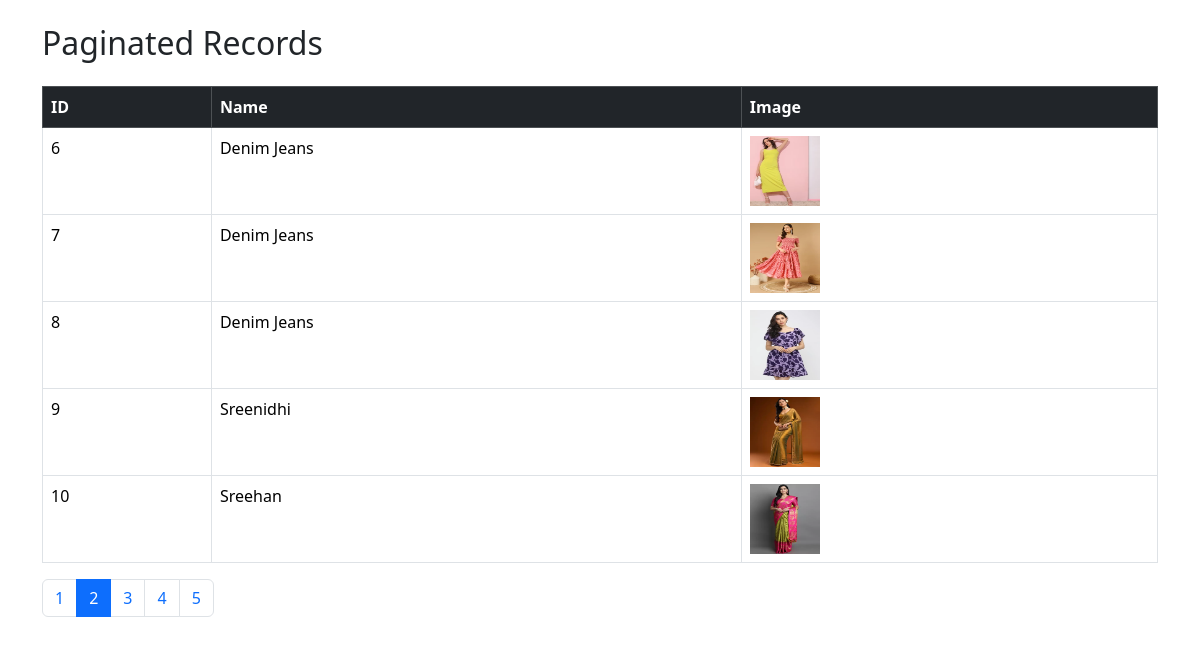
Page /admin/pagination.php?page=2 on the earlier database version.
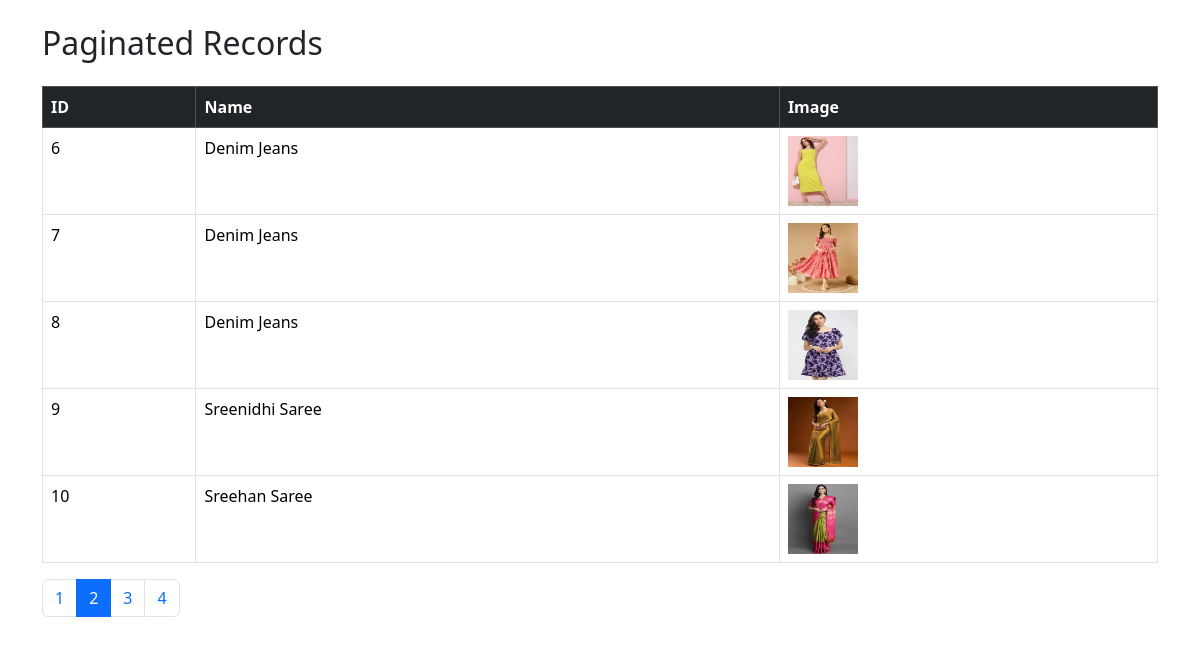
Same page on the later database version.
### tables this page shows
CREATE TABLE products (
    p_id INT AUTO_INCREMENT PRIMARY KEY,
    categories_id INT NOT NULL,
    brand_id INT NOT NULL,
    p_name VARCHAR(255) NOT NULL,
    category_name VARCHAR(100) NOT NULL,
    brand_name VARCHAR(255) NOT NULL,
    mrp DECIMAL(10,2) NOT NULL,
    p_price DECIMAL(10,2) NOT NULL,
    qty INT NOT NULL,
    p_image VARCHAR(255),
    short_desc TEXT,
    description TEXT,
    meta_title VARCHAR(255),
    meta_desc TEXT,
    meta_keyword VARCHAR(255),
    status TINYINT(1) DEFAULT 1,
    FOREIGN KEY (categories_id) REFERENCES categories(categories_id) ON DELETE CASCADE,
    FOREIGN KEY (brand_id) REFERENCES brands(id) ON DELETE CASCADE
);

### admin/pagination.php (the view, shortened to what this page needs)
<?php
$conn = mysqli_connect("localhost", "root", "", "fashion");
$limit = 5;
$page = isset($_GET['page']) ? $_GET['page'] : 1;
$start_from = ($page - 1) * $limit;
$sql = "SELECT * FROM products LIMIT $start_from, $limit";
$result = mysqli_query($conn, $sql);
?>
<!DOCTYPE html>
<html>
<head>
    <link href="https://cdn.jsdelivr.net/npm/bootstrap@5.3.3/dist/css/bootstrap.min.css" rel="stylesheet">
</head>
<body class="container mt-4">
    <h2 class="mb-4">Paginated Records</h2>
    <table class="table table-bordered">
        <thead class="table-dark">
            <tr>
                <th>ID</th>
                <th>Name</th>
                <th>Image</th>
            </tr>
        </thead>
        <tbody>
        <?php while ($row = mysqli_fetch_assoc($result)) { ?>
            <tr>
                <td><?= $row['p_id']; ?></td>
                <td><?= $row['p_name']; ?></td>
                <td> <img src="uploaded_img/<?php echo $row['p_image']; ?>" width="70" height="70"></td>
            </tr>
        <?php } ?>
        </tbody>
    </table>
    <nav>
        <ul class="pagination">
            <?php
            $result = mysqli_query($conn, "SELECT COUNT(p_id) FROM products");
            $row = mysqli_fetch_row($result);
            $total_records = $row[0];
            $total_pages = ceil($total_records / $limit);
            for ($i = 1; $i <= $total_pages; $i++) {
                $active = ($i == $page) ? 'active' : '';
                echo "<li class='page-item $active'><a class='page-link' href='pagination.php?page=$i'>$i</a></li>";
            }
            ?>
        </ul>
    </nav>
</body>
</html>

Differences in the rows shown:
changed products id 9: p_name "Sreenidhi" → "Sreenidhi Saree"
changed products id 10: p_name "Sreehan" → "Sreehan Saree"
Other differences:
list line gone: "5"
